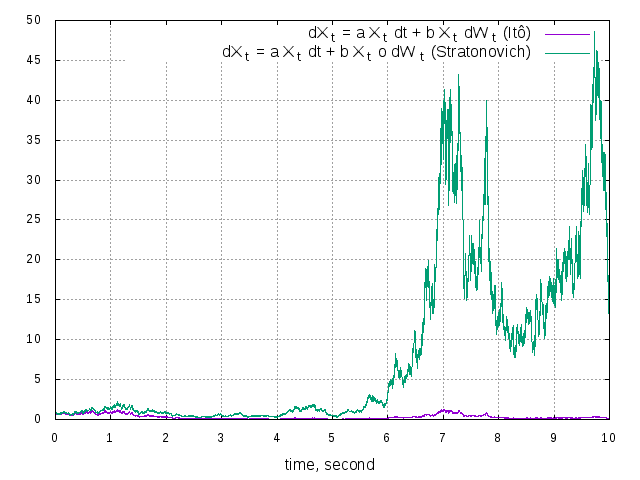

Recreate this plot in gnuplot.
set terminal png
set output "data/TestStratOne_0.001.png"
set title 
set multiplot
set grid
set xtics font ",10pt"
set ytics font ",10pt"
set ztics font ",10pt"
set xlabel "time, second" font ",12pt"
set ylabel "stochastic process" font ",12pt"
set zlabel "" font ",12pt"


plot "data/TestStratOne_0.001.0.data" title "dXt = a Xt dt + b Xt dWt (Ito)" with lines , "data/TestStratOne_0.001.1.data" title "dXt = a Xt dt + b Xt o dWt (Stratonovich)" with lines 
unset multiplot
